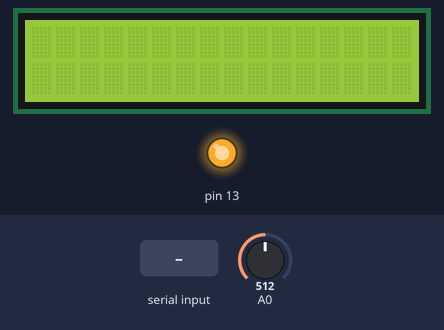
Simulated run of this sketch. Board: Arduino Uno, built with avr-gcc and run on an emulated ATmega328P. Parts: 16×2 character LCD, output pins drawn as LEDs (lit = HIGH). The inputs (shaded band) are chosen by the test bench; at power-on: A0 = 512. What the sketch prints to the serial monitor is not drawn.

Above: at 2.7 s.
2.8 s: "1" received over Serial
At 4.4 s:
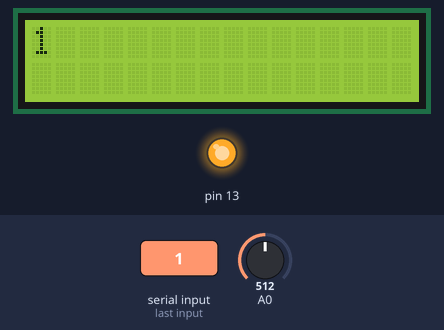
5.1 s: A0 set to 89
7.3 s: A0 set to 81
At 9.3 s:
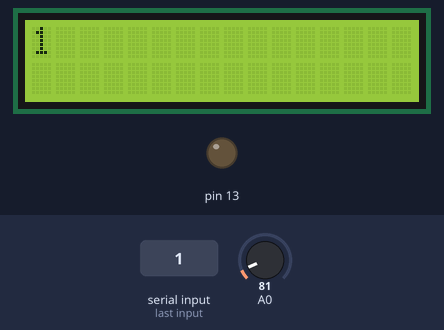
9.6 s: "0" received over Serial
At 10.8 s:
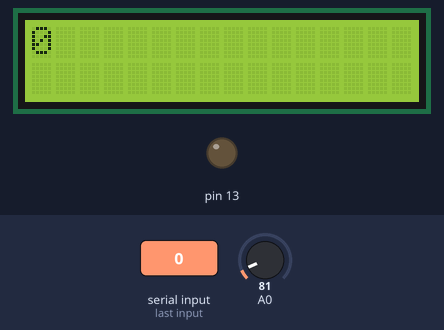
Timing chart, 0 to 12.2 s (numbered marks = the images above; inputs shaded):
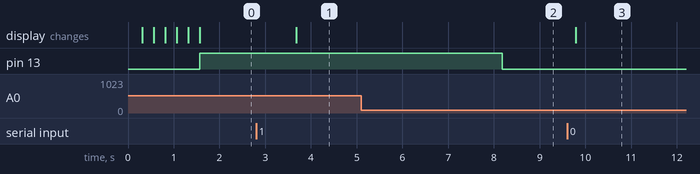

The sketch:

alarmapruebalcd.ino
```cpp
#include <Wire.h>
#include <LiquidCrystal_I2C.h>

/*-----( Declare Constants )-----*/
/*-----( Declare objects )-----*/
// set the LCD address to 0x27 for a 16 chars 2 line display
// A FEW use address 0x3F
// Set the pins on the I2C chip used for LCD connections:
//                    addr, en,rw,rs,d4,d5,d6,d7,bl,blpol
LiquidCrystal_I2C lcd(0x27, 2, 1, 0, 4, 5, 6, 7, 3, POSITIVE);  // Set the LCD I2C address

/*-----( Declare Variables )-----*/
//NONE

void setup()   /*----( SETUP: RUNS ONCE )----*/
{
  Serial.begin(9600);
  pinMode(13, OUTPUT);

  lcd.begin(16,2);   // initialize the lcd for 16 chars 2 lines, turn on backlight

// ------- Quick 3 blinks of backlight  -------------
  for(int i = 0; i< 3; i++)
  {
    lcd.backlight();
    delay(250);
    lcd.noBacklight();
    delay(250);
  }
  lcd.backlight(); // finish with backlight on

}/*--(end setup )---*/


void loop()   /*----( LOOP: RUNS CONSTANTLY )----*/
{

  float sensor_volt;
  float RS_gas; // Get value of RS in a GAS
  float ratio; // Get ratio RS_GAS/RS_air
  int sensorValue = analogRead(A0);
  sensor_volt=(float)sensorValue/1024*5.0;
  RS_gas = (5.0-sensor_volt)/sensor_volt; // omit *RL

  /*-Replace the name "R0" with the value of R0 in the demo of First Test -*/
  ratio = RS_gas/1.83;  // ratio = RS/R0
  /*-----------------------------------------------------------------------*/

  Serial.print("sensor_volt = ");
  Serial.println(sensor_volt);
  Serial.print("RS_ratio = ");
  Serial.println(RS_gas);
  Serial.print("Rs/R0 = ");
  Serial.println(ratio);

  Serial.print("\n\n");
 if (ratio <= 6) {
    digitalWrite(13, HIGH);
 }
  delay(500);
  if (ratio > 6) {
    digitalWrite(13, LOW);
 }
 delay(500);
  {
    // when characters arrive over the serial port...
    if (Serial.available()) {
      // wait a bit for the entire message to arrive
      delay(100);
      // clear the screen
      lcd.clear();
      // read all the available characters
      while (Serial.available() > 0) {
        // display each character to the LCD
        lcd.write(Serial.read());
      }
    }
  }

}/* --(end main loop )-- */


/* ( THE END ) */
```

Measured:
- the behaviour switches between 86 and 85 on A0 (found by bisection; images 1 and 2)
- after the input at 2.8 s, the display: changes after 0.88 s (image 1)
- after the input at 5.1 s, every drawn part: stays the same
- after the input at 7.3 s, pin 13: HIGH → LOW after 0.89 s
- after the input at 9.6 s, the display: changes after 0.19 s (image 3)
